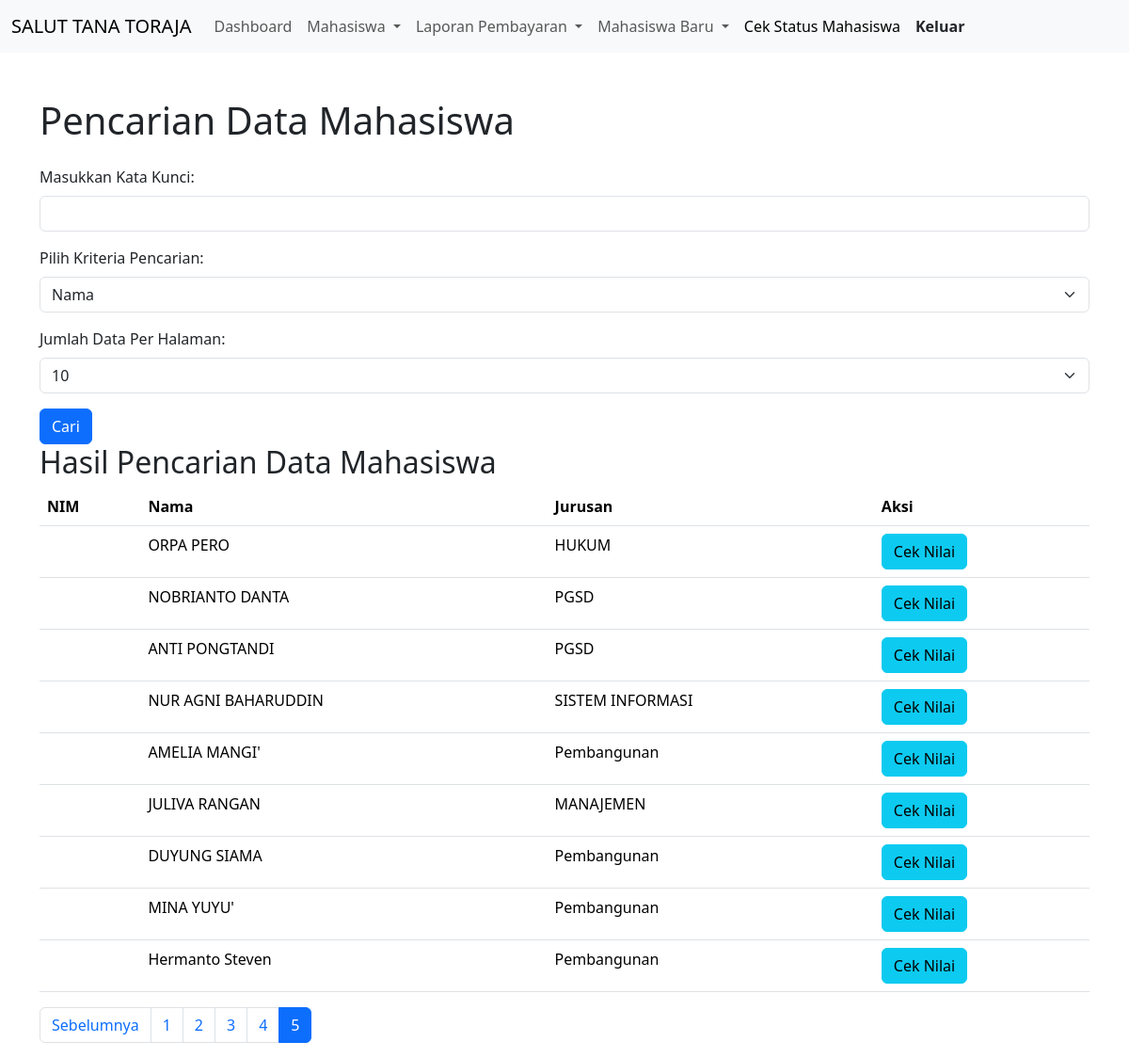
/admin/cek_status/pencarian.php?halaman=5&limit=10, run on an earlier commit of the app's database.
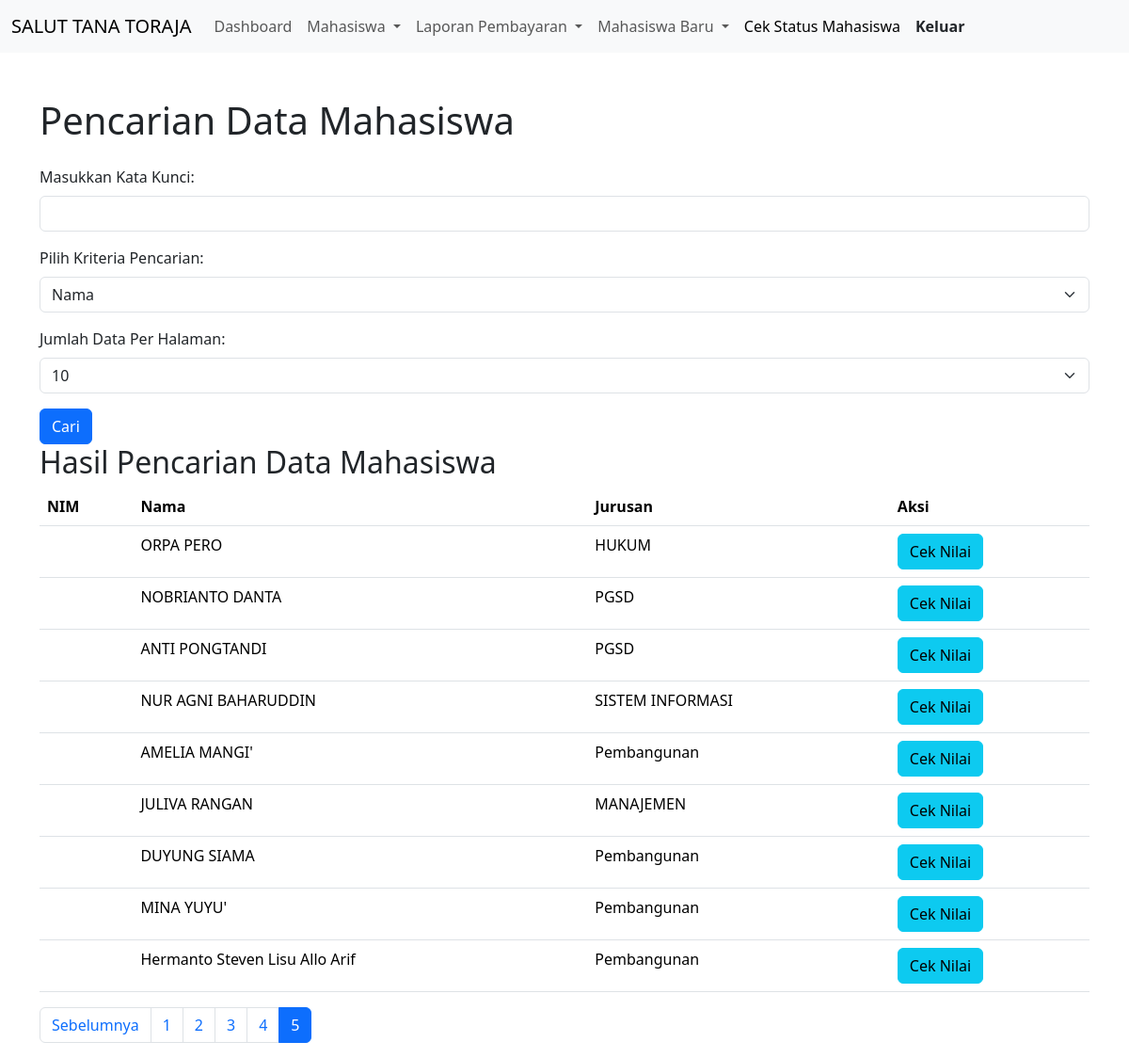
And on a later commit of the database.
### tables this page shows
CREATE TABLE `mahasiswa` (
  `No` int(11) NOT NULL AUTO_INCREMENT,
  `Nim` text NOT NULL,
  `JalurProgram` enum('RPL','Reguler') NOT NULL,
  `NamaLengkap` varchar(100) NOT NULL,
  `TempatLahir` varchar(50) DEFAULT NULL,
  `TanggalLahir` date DEFAULT NULL,
  `NamaIbuKandung` varchar(100) DEFAULT NULL,
  `NIK` varchar(16) DEFAULT NULL,
  `Jurusan` varchar(50) DEFAULT NULL,
  `NomorHP` varchar(15) DEFAULT NULL,
  `Email` varchar(255) DEFAULT NULL,
  `Password` varchar(20) NOT NULL,
  `Agama` varchar(20) NOT NULL,
  `JenisKelamin` varchar(20) NOT NULL,
  `StatusPerkawinan` varchar(20) NOT NULL,
  `NomorHPAlternatif` varchar(15) DEFAULT NULL,
  `NomorIjazah` varchar(20) DEFAULT NULL,
  `TahunIjazah` year(4) DEFAULT NULL,
  `NISN` varchar(10) DEFAULT NULL,
  `LayananPaketSemester` varchar(20) NOT NULL,
  `DiInputOleh` varchar(50) DEFAULT NULL,
  `DiInputPada` datetime DEFAULT current_timestamp(),
  `DiEditPada` datetime NOT NULL DEFAULT current_timestamp(),
  `STATUS_INPUT_SIA` varchar(50) NOT NULL,
  PRIMARY KEY (`No`),
  UNIQUE KEY `NIK` (`NIK`)
);

### admin/cek_status/pencarian.php (the view, shortened to what the changed rows need)
<?php
require_once "../koneksi.php";
$dataMahasiswa = array();
$pencarian = isset($_GET['pencarian']) ? $_GET['pencarian'] : "";
$kriteria = isset($_GET['kriteria']) ? $_GET['kriteria'] : "nama";
$pencarian = $koneksi->real_escape_string($pencarian);
$sql = "SELECT No, Nim, NamaLengkap AS Nama, Jurusan FROM mahasiswa WHERE ";
if ($kriteria == 'nim') {
    $sql .= "Nim LIKE '%$pencarian%'";
} elseif ($kriteria == 'nama') {
    $sql .= "NamaLengkap LIKE '%$pencarian%'";
} elseif ($kriteria == 'jurusan') {
    $sql .= "Jurusan LIKE '%$pencarian%'";
}
$result = $koneksi->query($sql);
$jumlahDataPerHalaman = isset($_GET['limit']) ? $_GET['limit'] : 10;
$jumlahData = $result->num_rows;
$jumlahHalaman = ceil($jumlahData / $jumlahDataPerHalaman);
$halamanAktif = isset($_GET['halaman']) ? $_GET['halaman'] : 1;
$awalData = ($halamanAktif - 1) * $jumlahDataPerHalaman;
$sql .= " LIMIT $awalData, $jumlahDataPerHalaman";
$result = $koneksi->query($sql);
if ($result->num_rows > 0) {
    while($row = $result->fetch_assoc()) {
        $dataMahasiswa[] = $row;
    }
} else {
    echo "Tidak ada hasil yang ditemukan.";
}
?>
<!DOCTYPE html>
<html lang="id">
<head>
    <link rel="stylesheet" href="https://cdn.jsdelivr.net/npm/bootstrap@5.3.3/dist/css/bootstrap.min.css">
</head>
<body>
<div class="container mt-5">
    <h1 class="mb-4">Pencarian Data Mahasiswa</h1>
    <?php if (!empty($dataMahasiswa)): ?>
    <h2>Hasil Pencarian Data Mahasiswa</h2>
    <table class="table">
        <thead>
            <tr>
                <th>NIM</th>
                <th>Nama</th>
                <th>Jurusan</th>
                <th>Aksi</th>
            </tr>
        </thead>
        <tbody>
            <?php foreach ($dataMahasiswa as $mahasiswa): ?>
            <tr>
                <td><?php echo $mahasiswa['Nim']; ?></td>
                <td><?php echo $mahasiswa['Nama']; ?></td>
                <td><?php echo $mahasiswa['Jurusan']; ?></td>
                <td>
                    <button type="button" class="btn btn-info" data-bs-toggle="modal" data-bs-target="#modalPilihMasa" data-nim="<?php echo $mahasiswa['No']; ?>">
                        Cek Nilai
                    </button>
                </td>
            </tr>
            <?php endforeach; ?>
        </tbody>
    </table>
    <?php endif; ?>
    <nav aria-label="Page navigation example">
        <ul class="pagination">
            <?php for ($i = 1; $i <= $jumlahHalaman; $i++): ?>
                <li class="page-item <?php echo ($i == $halamanAktif) ? 'active' : ''; ?>"><a class="page-link" href="?halaman=<?php echo $i; ?>&limit=<?php echo $jumlahDataPerHalaman; ?>"><?php echo $i; ?></a></li>
            <?php endfor; ?>
        </ul>
    </nav>
</div>
</body>
</html>

What changed in the data, as far as the page shows it:
removed mahasiswa: NamaLengkap "Hermanto Steven", Jurusan "Pembangunan"
added mahasiswa: NamaLengkap "Hermanto Steven Lisu Allo Arif", Jurusan "Pembangunan"
